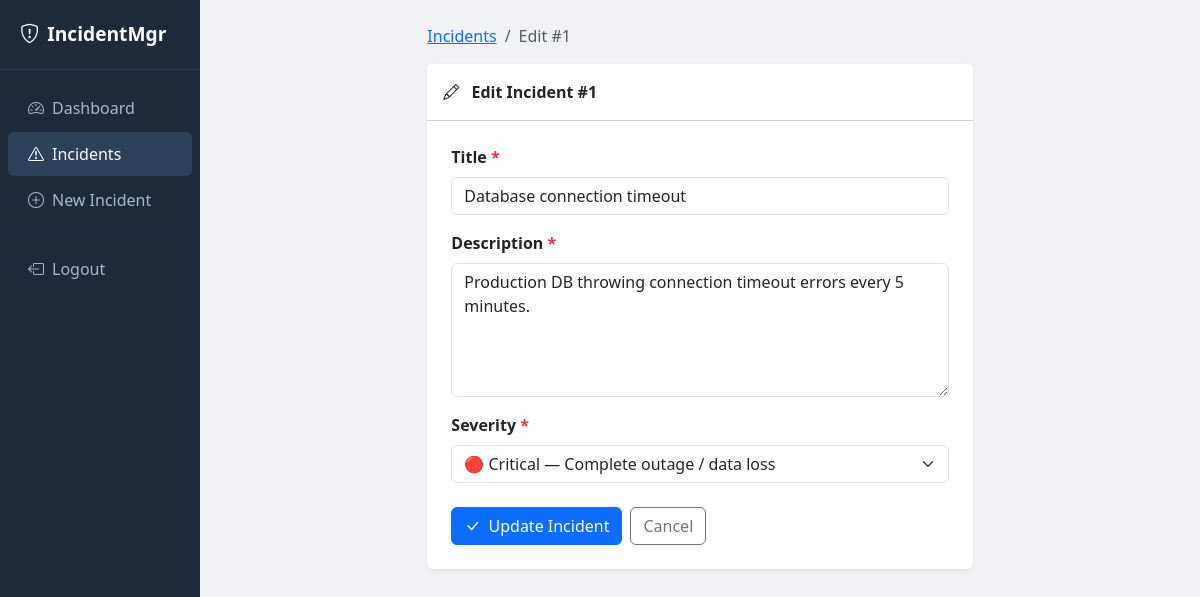
The page /incidents/1/edit (signed in) on the database its author committed.
### app.py (models this page shows)
class Incident(db.Model):
    id          = db.Column(db.Integer, primary_key=True)
    title       = db.Column(db.String(200), nullable=False)
    description = db.Column(db.Text,        nullable=False)
    severity    = db.Column(db.String(20),  nullable=False)   # critical | high | medium | low
    status      = db.Column(db.String(20),  default='open')   # open | in_progress | resolved | closed
    created_by  = db.Column(db.Integer, db.ForeignKey('user.id'), nullable=False)
    assigned_to = db.Column(db.Integer, db.ForeignKey('user.id'), nullable=True)
    created_at  = db.Column(db.DateTime, default=datetime.utcnow)
    updated_at  = db.Column(db.DateTime, default=datetime.utcnow, onupdate=datetime.utcnow)
    resolved_at = db.Column(db.DateTime, nullable=True)
    creator  = db.relationship('User', foreign_keys=[created_by],  backref='created_incidents')
    assignee = db.relationship('User', foreign_keys=[assigned_to], backref='assigned_incidents')

### app.py (the view, shortened to what this page needs)
@app.route('/incidents/<int:incident_id>/edit', methods=['GET', 'POST'])
@login_required
@role_required('admin', 'engineer')
def edit_incident(incident_id):
    user     = current_user()
    incident = Incident.query.get_or_404(incident_id)
    return render_template('incident_form.html', user=user, incident=incident)

### app.py (called while the page is built)
def login_required(f):
    @wraps(f)
    def decorated(*args, **kwargs):
        if 'user_id' not in session:
            return redirect(url_for('login'))
        return f(*args, **kwargs)
    return decorated

def role_required(*roles):
    def decorator(f):
        @wraps(f)
        def decorated(*args, **kwargs):
            if 'user_id' not in session:
                return redirect(url_for('login'))
            user = User.query.get(session['user_id'])
            if user.role not in roles:
                flash('Access denied: insufficient permissions.', 'danger')
                return redirect(url_for('dashboard'))
            return f(*args, **kwargs)
        return decorated
    return decorator

def current_user():
    if 'user_id' in session:
        return User.query.get(session['user_id'])
    return None

### templates/incident_form.html (shortened to what this page needs)
{% extends 'base.html' %}
{% block content %}
<div class="row justify-content-center">
  <div class="col-md-7">
    <nav aria-label="breadcrumb">
      <ol class="breadcrumb">
        <li class="breadcrumb-item"><a href="{{ url_for('incidents') }}">Incidents</a></li>
        <li class="breadcrumb-item active">
          {{ 'Edit #' + incident.id|string if incident else 'New Incident' }}
        </li>
      </ol>
    </nav>
    <div class="card border-0 shadow-sm">
      <div class="card-header bg-white fw-semibold py-3">
        <i class="bi bi-{{ 'pencil' if incident else 'plus-circle' }} me-2"></i>
        {{ 'Edit Incident #' + incident.id|string if incident else 'Log New Incident' }}
      </div>
      <div class="card-body p-4">
        <form method="POST">
          <div class="mb-3">
            <label class="form-label fw-semibold">
              Title <span class="text-danger">*</span>
            </label>
            <input type="text" name="title" class="form-control"
                   value="{{ incident.title if incident else '' }}"
                   placeholder="Brief description of the issue" required/>
          </div>
          <div class="mb-3">
            <label class="form-label fw-semibold">
              Description <span class="text-danger">*</span>
            </label>
            <textarea name="description" class="form-control" rows="5"
                      placeholder="Detailed description, steps to reproduce, impact..."
                      required>{{ incident.description if incident else '' }}</textarea>
          </div>
          <div class="mb-4">
            <label class="form-label fw-semibold">
              Severity <span class="text-danger">*</span>
            </label>
            <select name="severity" class="form-select" required>
              <option value="critical" {% if incident and incident.severity=='critical' %}selected{% endif %}>
                🔴 Critical — Complete outage / data loss
              </option>
            </select>
          </div>
          <div class="d-flex gap-2">
            <button type="submit" class="btn btn-primary">
              <i class="bi bi-check-lg me-1"></i>
              {{ 'Update Incident' if incident else 'Create Incident' }}
            </button>
            <a href="{{ url_for('incident_detail', incident_id=incident.id) if incident else url_for('incidents') }}"
               class="btn btn-outline-secondary">Cancel</a>
          </div>
        </form>
      </div>
    </div>
  </div>
</div>
{% endblock %}

### templates/base.html (style rules this page uses)
body { background: #f0f2f5; }

### rows shown on the page
Incident: id "Edit #1", id "Edit Incident #1", title "Database connection timeout", description "Production DB throwing connection timeout errors every 5 minutes.", severity "🔴 Critical — Complete outage / data loss"

### other values the page prints
{{ 'Update Incident' if incident else 'Create Incident' }} "Update Incident"
